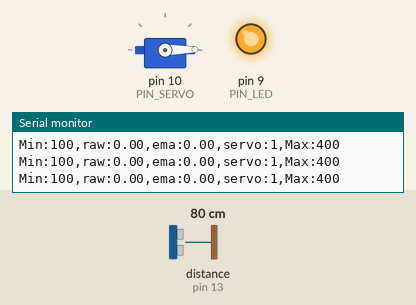
Recording of a sketch running on a simulated Arduino Uno, built with avr-gcc and run on an emulated ATmega328P. Shown: servo, output pins drawn as LEDs (lit = HIGH), the last lines printed to the serial monitor. Wiring (inferred from the names in the program): ultrasonic range finder: trigger pin 12; echo pin 13. The test bench sets the inputs (shaded band); at power-on: distance to the obstacle (sensor on pin 13) 80 cm. The echo pulse lasts 58.3 µs per cm; pins used as bus, display or sensor lines are not drawn.

Above: at 1.2 s.
1.3 s: distance to the obstacle (sensor on pin 13) set to 43 cm
2.8 s: distance to the obstacle (sensor on pin 13) set to 37 cm
At 4.5 s:
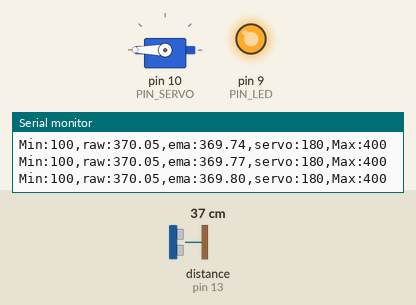
5.1 s: distance to the obstacle (sensor on pin 13) set to 18 cm
At 5.25 s:
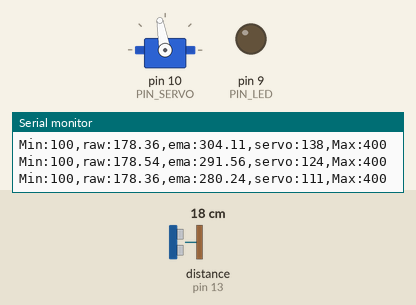
8.1 s: distance to the obstacle (sensor on pin 13) set to 35 cm
At 10.9 s:
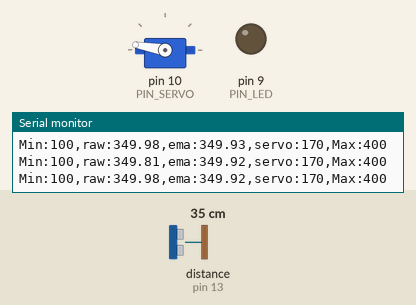
Timing chart, 0 to 12.1 s (numbered marks = the images above; inputs shaded):
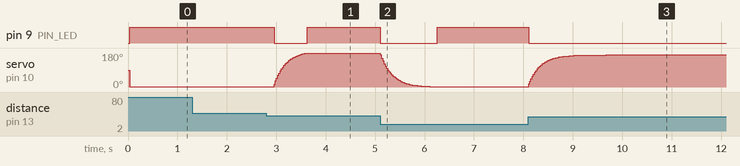

The sketch:

11_example_2.ino
```cpp
#include <Servo.h>

// Arduino pin assignment
#define PIN_LED 9
#define PIN_SERVO 10
#define PIN_TRIG 12
#define PIN_ECHO 13
#define _DIST_ALPHA 0.1

// configurable parameters
#define SND_VEL 346.0 // sound velocity at 24 celsius degree (unit: m/s)
#define INTERVAL 25 // sampling interval (unit: ms)
#define _DIST_MIN 100 // minimum distance to be measured (unit: mm)
#define _DIST_MAX 400 // maximum distance to be measured (unit: mm)

#define _DUTY_MIN 553 // servo full clockwise position (0 degree)
#define _DUTY_NEU 1471 // servo neutral position (90 degree)
#define _DUTY_MAX 2399 // servo full counterclockwise position (180 degree)
#define _DUTY_TEN 656 // (10 degree)
#define _DUTY_SEVENTY 2296 // (170 degree)

// global variables
float timeout; // unit: us
float dist_min, dist_max, dist_raw, dist_prev, dist; // unit: mm
unsigned long last_sampling_time; // unit: ms
float scale; // used for pulse duration to distance conversion
float dist_ema, alpha, dist_ema_1 = 0;
int degree;
Servo myservo;

void setup() {
// initialize GPIO pins
  pinMode(PIN_LED,OUTPUT);
  pinMode(PIN_TRIG,OUTPUT);
  digitalWrite(PIN_TRIG, LOW);
  pinMode(PIN_ECHO,INPUT);

  myservo.attach(PIN_SERVO);
  myservo.writeMicroseconds(_DUTY_NEU);

// initialize USS related variables
  dist_min = _DIST_MIN;
  dist_max = _DIST_MAX;
  timeout = (INTERVAL / 2) * 1000.0; // precalculate pulseIn() timeout value. (unit: us)
  dist_raw = dist_prev = 0.0; // raw distance output from USS (unit: mm)
  scale = 0.001 * 0.5 * SND_VEL;
  alpha = _DIST_ALPHA;


// initialize serial port
  Serial.begin(57600);

// initialize last sampling time
  last_sampling_time = 0;
}

void loop() {
// wait until next sampling time.
// millis() returns the number of milliseconds since the program started. Will overflow after 50 days.
  if(millis() < last_sampling_time + INTERVAL) return;

// get a distance reading from the USS
  dist_raw = USS_measure(PIN_TRIG,PIN_ECHO);
  dist_ema = (alpha*dist_raw)+((1-alpha)*dist_ema_1);
  dist_ema_1 = dist_ema;
// output the read value to the serial port
  Serial.print("Min:100,raw:");
  Serial.print(dist_raw);
  Serial.print(",ema:");
  Serial.print(dist_ema);
  Serial.print(",servo:");
  Serial.print(myservo.read());
  Serial.println(",Max:400");

// adjust servo position according to the USS read value

  // add your code here!

if(dist_ema < 180.0) {
     digitalWrite(PIN_LED, 1);
     myservo.writeMicroseconds(_DUTY_MIN);
  }
  else if(dist_ema < 360.0){
     digitalWrite(PIN_LED, 0); //turn on the light

     if(dist_ema < 190.0)
     {
        dist = dist_ema - 180.0;
        degree = _DUTY_MIN + (10.3 * dist);
     }
     else if (dist_ema < 270.0)
     {
        dist = dist_ema - 190.0;
        //degree = dist * 16.4;
        degree = _DUTY_TEN + (dist * 10.1);
     }
     else if ( dist_ema < 350.0)
     {
        dist = dist_ema - 270;
        degree = _DUTY_NEU + (dist * 10.3);
     }
     else
     {
        dist = dist_ema - 350;
        degree = _DUTY_SEVENTY + (dist * 10.3);
     }
     myservo.writeMicroseconds(degree);
  }
  else {
    digitalWrite(PIN_LED, 1);
    myservo.writeMicroseconds(_DUTY_MAX);
  }

// update last sampling time
  last_sampling_time += INTERVAL;
}

// get a distance reading from USS. return value is in millimeter.
float USS_measure(int TRIG, int ECHO)
{
  float reading;
  digitalWrite(TRIG, HIGH);
  delayMicroseconds(10);
  digitalWrite(TRIG, LOW);

  reading = pulseIn(ECHO, HIGH, timeout) * scale; // unit: mm
  if(reading < dist_min || reading > dist_max) reading = 0.0; // return 0 when out of range.

  if(reading == 0.0) reading = dist_prev;
  else dist_prev = reading;

  return reading;
}
```

Measured:
- the behaviour switches between 40 and 39 cm on distance to the obstacle (sensor on pin 13) (found by bisection; images 0 and 1)
- after the input at 2.8 s, pin 9 (PIN_LED): HIGH → LOW after 0.15 s, → HIGH 0.68 s later; servo on pin 10 (PIN_SERVO): moves from 1° to 180° over 0.68 s, starting after 0.15 s
- after the input at 5.1 s, pin 9 (PIN_LED): HIGH → LOW at once, → HIGH 1.1 s later; servo on pin 10 (PIN_SERVO): moves from 180° to 1° over 1.1 s, starting at once
- after the input at 8.1 s, pin 9 (PIN_LED): HIGH → LOW at once; servo on pin 10 (PIN_SERVO): moves from 1° to 170° over 1.6 s, starting at once
